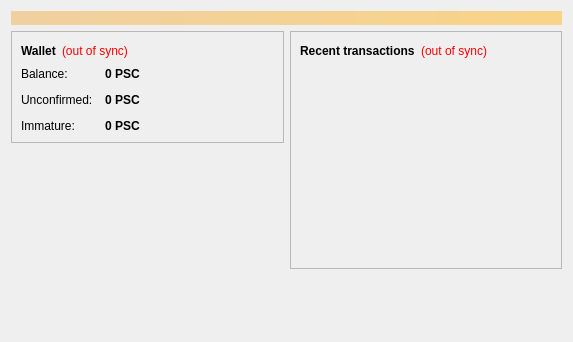
<?xml version="1.0" encoding="UTF-8"?>
<ui version="4.0">
 <class>OverviewPage</class>
 <widget class="QWidget" name="OverviewPage">
  <property name="geometry">
   <rect>
    <x>0</x>
    <y>0</y>
    <width>573</width>
    <height>342</height>
   </rect>
  </property>
  <property name="windowTitle">
   <string>Form</string>
  </property>
  <layout class="QVBoxLayout" name="topLayout">
   <item>
    <widget class="QLabel" name="labelAlerts">
     <property name="visible">
      <bool>false</bool>
     </property>
     <property name="styleSheet">
      <string notr="true">background-color: qlineargradient(x1: 0, y1: 0, x2: 1, y2: 0, stop:0 #F0D0A0, stop:1 #F8D488); color:#000000;</string>
     </property>
     <property name="wordWrap">
      <bool>true</bool>
     </property>
     <property name="margin">
      <number>3</number>
     </property>
    </widget>
   </item>
   <item>
    <layout class="QHBoxLayout" name="horizontalLayout" stretch="1,1">
     <item>
      <layout class="QVBoxLayout" name="verticalLayout_2">
       <item>
        <widget class="QFrame" name="frame">
         <property name="frameShape">
          <enum>QFrame::StyledPanel</enum>
         </property>
         <property name="frameShadow">
          <enum>QFrame::Raised</enum>
         </property>
         <layout class="QVBoxLayout" name="verticalLayout_4">
          <item>
           <layout class="QHBoxLayout" name="horizontalLayout_4">
            <item>
             <widget class="QLabel" name="label_5">
              <property name="font">
               <font>
                <weight>75</weight>
                <bold>true</bold>
               </font>
              </property>
              <property name="text">
               <string>Wallet</string>
              </property>
             </widget>
            </item>
            <item>
             <widget class="QLabel" name="labelWalletStatus">
              <property name="toolTip">
               <string>The displayed information may be out of date. Your wallet automatically synchronizes with the Puisecoin network after a connection is established, but this process has not completed yet.</string>
              </property>
              <property name="styleSheet">
               <string notr="true">QLabel { color: red; }</string>
              </property>
              <property name="text">
               <string notr="true">(out of sync)</string>
              </property>
              <property name="alignment">
               <set>Qt::AlignLeading|Qt::AlignLeft|Qt::AlignVCenter</set>
              </property>
             </widget>
            </item>
            <item>
             <spacer name="horizontalSpacer_2">
              <property name="orientation">
               <enum>Qt::Horizontal</enum>
              </property>
              <property name="sizeHint" stdset="0">
               <size>
                <width>40</width>
                <height>20</height>
               </size>
              </property>
             </spacer>
            </item>
           </layout>
          </item>
          <item>
           <layout class="QFormLayout" name="formLayout_2">
            <property name="fieldGrowthPolicy">
             <enum>QFormLayout::AllNonFixedFieldsGrow</enum>
            </property>
            <property name="horizontalSpacing">
             <number>12</number>
            </property>
            <property name="verticalSpacing">
             <number>12</number>
            </property>
            <item row="0" column="0">
             <widget class="QLabel" name="label">
              <property name="text">
               <string>Balance:</string>
              </property>
             </widget>
            </item>
            <item row="0" column="1">
             <widget class="QLabel" name="labelBalance">
              <property name="font">
               <font>
                <weight>75</weight>
                <bold>true</bold>
               </font>
              </property>
              <property name="cursor">
               <cursorShape>IBeamCursor</cursorShape>
              </property>
              <property name="toolTip">
               <string>Your current balance</string>
              </property>
              <property name="text">
               <string notr="true">0 PSC</string>
              </property>
              <property name="textInteractionFlags">
               <set>Qt::LinksAccessibleByMouse|Qt::TextSelectableByKeyboard|Qt::TextSelectableByMouse</set>
              </property>
             </widget>
            </item>
            <item row="1" column="0">
             <widget class="QLabel" name="label_3">
              <property name="text">
               <string>Unconfirmed:</string>
              </property>
             </widget>
            </item>
            <item row="1" column="1">
             <widget class="QLabel" name="labelUnconfirmed">
              <property name="font">
               <font>
                <weight>75</weight>
                <bold>true</bold>
               </font>
              </property>
              <property name="cursor">
               <cursorShape>IBeamCursor</cursorShape>
              </property>
              <property name="toolTip">
               <string>Total of transactions that have yet to be confirmed, and do not yet count toward the current balance</string>
              </property>
              <property name="text">
               <string notr="true">0 PSC</string>
              </property>
              <property name="textInteractionFlags">
               <set>Qt::LinksAccessibleByMouse|Qt::TextSelectableByKeyboard|Qt::TextSelectableByMouse</set>
              </property>
             </widget>
            </item>
            <item row="2" column="0">
             <widget class="QLabel" name="labelImmatureText">
              <property name="text">
               <string>Immature:</string>
              </property>
             </widget>
            </item>
            <item row="2" column="1">
             <widget class="QLabel" name="labelImmature">
              <property name="font">
               <font>
                <weight>75</weight>
                <bold>true</bold>
               </font>
              </property>
              <property name="toolTip">
               <string>Mined balance that has not yet matured</string>
              </property>
              <property name="text">
               <string notr="true">0 PSC</string>
              </property>
              <property name="textInteractionFlags">
               <set>Qt::LinksAccessibleByMouse|Qt::TextSelectableByKeyboard|Qt::TextSelectableByMouse</set>
              </property>
             </widget>
            </item>
           </layout>
          </item>
         </layout>
        </widget>
       </item>
       <item>
        <spacer name="verticalSpacer">
         <property name="orientation">
          <enum>Qt::Vertical</enum>
         </property>
         <property name="sizeHint" stdset="0">
          <size>
           <width>20</width>
           <height>40</height>
          </size>
         </property>
        </spacer>
       </item>
      </layout>
     </item>
     <item>
      <layout class="QVBoxLayout" name="verticalLayout_3">
       <item>
        <widget class="QFrame" name="frame_2">
         <property name="frameShape">
          <enum>QFrame::StyledPanel</enum>
         </property>
         <property name="frameShadow">
          <enum>QFrame::Raised</enum>
         </property>
         <layout class="QVBoxLayout" name="verticalLayout">
          <item>
           <layout class="QHBoxLayout" name="horizontalLayout_2">
            <item>
             <widget class="QLabel" name="label_4">
              <property name="text">
               <string>&lt;b&gt;Recent transactions&lt;/b&gt;</string>
              </property>
             </widget>
            </item>
            <item>
             <widget class="QLabel" name="labelTransactionsStatus">
              <property name="toolTip">
               <string>The displayed information may be out of date. Your wallet automatically synchronizes with the Puisecoin network after a connection is established, but this process has not completed yet.</string>
              </property>
              <property name="styleSheet">
               <string notr="true">QLabel { color: red; }</string>
              </property>
              <property name="text">
               <string notr="true">(out of sync)</string>
              </property>
              <property name="alignment">
               <set>Qt::AlignRight|Qt::AlignTrailing|Qt::AlignVCenter</set>
              </property>
             </widget>
            </item>
            <item>
             <spacer name="horizontalSpacer">
              <property name="orientation">
               <enum>Qt::Horizontal</enum>
              </property>
              <property name="sizeHint" stdset="0">
               <size>
                <width>40</width>
                <height>20</height>
               </size>
              </property>
             </spacer>
            </item>
           </layout>
          </item>
          <item>
           <widget class="QListView" name="listTransactions">
            <property name="styleSheet">
             <string notr="true">QListView { background: transparent; }</string>
            </property>
            <property name="frameShape">
             <enum>QFrame::NoFrame</enum>
            </property>
            <property name="verticalScrollBarPolicy">
             <enum>Qt::ScrollBarAlwaysOff</enum>
            </property>
            <property name="horizontalScrollBarPolicy">
             <enum>Qt::ScrollBarAlwaysOff</enum>
            </property>
            <property name="selectionMode">
             <enum>QAbstractItemView::NoSelection</enum>
            </property>
           </widget>
          </item>
         </layout>
        </widget>
       </item>
       <item>
        <spacer name="verticalSpacer_2">
         <property name="orientation">
          <enum>Qt::Vertical</enum>
         </property>
         <property name="sizeHint" stdset="0">
          <size>
           <width>20</width>
           <height>40</height>
          </size>
         </property>
        </spacer>
       </item>
      </layout>
     </item>
    </layout>
   </item>
  </layout>
 </widget>
 <resources/>
 <connections/>
</ui>
